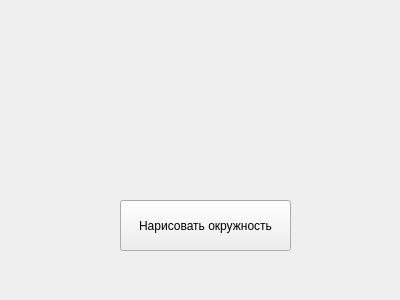
<?xml version="1.0" encoding="UTF-8"?>
<ui version="4.0">
 <class>Form</class>
 <widget class="QWidget" name="Form">
  <property name="geometry">
   <rect>
    <x>0</x>
    <y>0</y>
    <width>400</width>
    <height>300</height>
   </rect>
  </property>
  <property name="windowTitle">
   <string>Form</string>
  </property>
  <widget class="QPushButton" name="pushButton">
   <property name="geometry">
    <rect>
     <x>120</x>
     <y>200</y>
     <width>171</width>
     <height>51</height>
    </rect>
   </property>
   <property name="text">
    <string>Нарисовать окружность</string>
   </property>
  </widget>
 </widget>
 <resources/>
 <connections/>
</ui>
